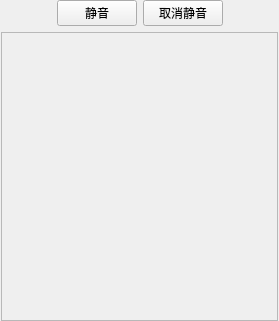
<?xml version="1.0" encoding="UTF-8"?>
<ui version="4.0">
 <class>frmDecoderVoice</class>
 <widget class="QWidget" name="frmDecoderVoice">
  <property name="geometry">
   <rect>
    <x>0</x>
    <y>0</y>
    <width>279</width>
    <height>321</height>
   </rect>
  </property>
  <property name="windowTitle">
   <string>Form</string>
  </property>
  <layout class="QVBoxLayout" name="verticalLayout">
   <property name="spacing">
    <number>0</number>
   </property>
   <property name="leftMargin">
    <number>0</number>
   </property>
   <property name="topMargin">
    <number>0</number>
   </property>
   <property name="rightMargin">
    <number>0</number>
   </property>
   <property name="bottomMargin">
    <number>0</number>
   </property>
   <item>
    <widget class="QWidget" name="widget" native="true">
     <layout class="QVBoxLayout" name="verticalLayout_2">
      <property name="leftMargin">
       <number>0</number>
      </property>
      <property name="topMargin">
       <number>0</number>
      </property>
      <property name="rightMargin">
       <number>0</number>
      </property>
      <property name="bottomMargin">
       <number>0</number>
      </property>
      <item>
       <widget class="QWidget" name="widget_2" native="true">
        <layout class="QHBoxLayout" name="horizontalLayout">
         <property name="leftMargin">
          <number>0</number>
         </property>
         <property name="topMargin">
          <number>0</number>
         </property>
         <property name="rightMargin">
          <number>0</number>
         </property>
         <property name="bottomMargin">
          <number>0</number>
         </property>
         <item>
          <spacer name="horizontalSpacer">
           <property name="orientation">
            <enum>Qt::Horizontal</enum>
           </property>
           <property name="sizeHint" stdset="0">
            <size>
             <width>1</width>
             <height>20</height>
            </size>
           </property>
          </spacer>
         </item>
         <item>
          <widget class="QPushButton" name="btn_AllMute">
           <property name="focusPolicy">
            <enum>Qt::TabFocus</enum>
           </property>
           <property name="styleSheet">
            <string notr="true"/>
           </property>
           <property name="text">
            <string>静音</string>
           </property>
          </widget>
         </item>
         <item>
          <widget class="QPushButton" name="btn_AllUnMute">
           <property name="focusPolicy">
            <enum>Qt::TabFocus</enum>
           </property>
           <property name="styleSheet">
            <string notr="true"/>
           </property>
           <property name="text">
            <string>取消静音</string>
           </property>
          </widget>
         </item>
         <item>
          <spacer name="horizontalSpacer_2">
           <property name="orientation">
            <enum>Qt::Horizontal</enum>
           </property>
           <property name="sizeHint" stdset="0">
            <size>
             <width>1</width>
             <height>20</height>
            </size>
           </property>
          </spacer>
         </item>
        </layout>
       </widget>
      </item>
      <item>
       <widget class="QWidget" name="widget_3" native="true">
        <layout class="QHBoxLayout" name="horizontalLayout_2">
         <property name="spacing">
          <number>0</number>
         </property>
         <property name="leftMargin">
          <number>0</number>
         </property>
         <property name="topMargin">
          <number>0</number>
         </property>
         <property name="rightMargin">
          <number>0</number>
         </property>
         <property name="bottomMargin">
          <number>0</number>
         </property>
         <item>
          <spacer name="horizontalSpacer_3">
           <property name="orientation">
            <enum>Qt::Horizontal</enum>
           </property>
           <property name="sizeType">
            <enum>QSizePolicy::Minimum</enum>
           </property>
           <property name="sizeHint" stdset="0">
            <size>
             <width>1</width>
             <height>20</height>
            </size>
           </property>
          </spacer>
         </item>
         <item>
          <widget class="QScrollArea" name="scrollArea">
           <property name="minimumSize">
            <size>
             <width>250</width>
             <height>0</height>
            </size>
           </property>
           <property name="widgetResizable">
            <bool>true</bool>
           </property>
           <widget class="QWidget" name="scrollAreaWidgetContents">
            <property name="geometry">
             <rect>
              <x>0</x>
              <y>0</y>
              <width>275</width>
              <height>290</height>
             </rect>
            </property>
            <layout class="QVBoxLayout" name="verticalLayout_4">
             <item>
              <layout class="QVBoxLayout" name="verticalLayout_VoiceLayout"/>
             </item>
            </layout>
           </widget>
          </widget>
         </item>
         <item>
          <spacer name="horizontalSpacer_4">
           <property name="orientation">
            <enum>Qt::Horizontal</enum>
           </property>
           <property name="sizeType">
            <enum>QSizePolicy::Minimum</enum>
           </property>
           <property name="sizeHint" stdset="0">
            <size>
             <width>1</width>
             <height>20</height>
            </size>
           </property>
          </spacer>
         </item>
        </layout>
       </widget>
      </item>
     </layout>
    </widget>
   </item>
  </layout>
 </widget>
 <resources/>
 <connections/>
</ui>
